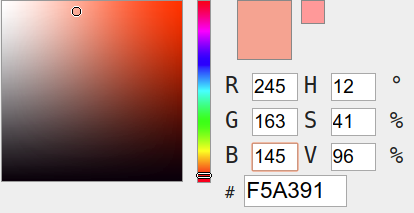
%> input picture raster/Avg Red.png, 414 x 213 px
$ octave cluster_by_hand.m   (GNU Octave 9; MATLAB toolbox functions it lacks are replaced by stand-ins)
%> lines starting %> are read from the running program, lines starting %| are printed output that depends on the picture

% Initial processing:

warning('off');  % Warnings will be issued from kmeans- annoying!

pic=input('What image file will be processed?  ','s');
%> the answer given: Avg Red.png
cd raw_data
F = imread(pic);
%> F is the input picture: size 213x414x3 uint8; mean R, G, B 194.8, 170.3, 166.5
cd ..
lab_he=rgb2lab(F);
%> lab_he: size 213x414x3 double; mean of channels 1, 2, 3 71.4, 9.8, 7

    % Transform the RGB values to LAB scales (more grey tones)
    ab=double(lab_he(:,:,2:3));
    nrows=size(ab,1);
%> nrows = 213
    ncols=size(ab,2);
%> ncols = 414
    ab=reshape(ab,nrows*ncols,2);

    %Initial clustering:
     centers=[-0.1694 0.3045; -1.8839   47.4551; 28.1936   21.6839];
     [cluster_idx,~]= kmeans(ab,3,'MaxIter',1,'Start',centers);
     pixel_labels=reshape(cluster_idx,nrows,ncols);
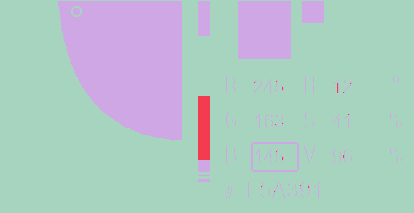
%> pixel_labels: size 213x414 double; 3 distinct labels, from 1 to 3; one colour per label, 0 black

    figure(1)
    image(F);
    axis equal; axis off;

    figure(2)
    subplot(2,1,1);
    idx1=find(cluster_idx==1); idx2=find(cluster_idx==2); idx3=find(cluster_idx==3);
%> after `idx1=find(cluster_idx==1)`: idx1 = 68657 values from 1 to 88182
%> after `idx2=find(cluster_idx==2)`: idx2 = 800 values from 42271 to 74634
%> after `idx3=find(cluster_idx==3)`: idx3 = 18725 values from 12356 to 85574
    plot(ab(idx1,1),ab(idx1,2),'k.'); hold on
    plot(ab(idx2,1),ab(idx2,2),'y*');
    plot(ab(idx3,1),ab(idx3,2),'r^'); hold off
    axis tight

    subplot(2,1,2);
    imagesc(pixel_labels,[1,3]);
    axis equal; axis off;
%> after `axis off`:
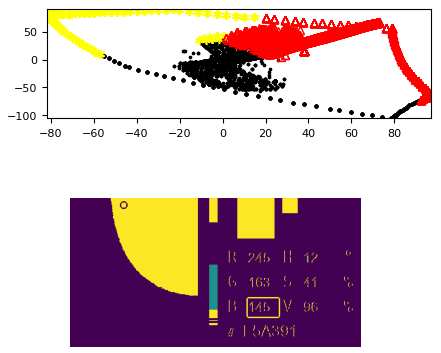
%> figure redrawn from the program's plot data, 2 panels

    figure(3)
    plot(ab(idx1,1),ab(idx1,2),'g.'); hold on
    plot(ab(idx2,1),ab(idx2,2),'y*');
    plot(ab(idx3,1),ab(idx3,2),'r^');
    plot(centers(:,1),centers(:,2),'k^');
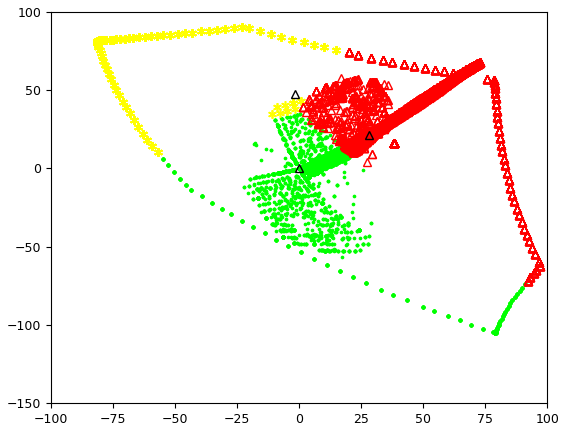
%> figure redrawn from the program's plot data
    hold off

    iters=0;
    MaxIters=20;

      % Loop through getting new input centers:

 while 1

    fprintf('Locate new centers in the order: Black, Yellow, Red...\n');
    figure(3)
%> (the run ends here)
